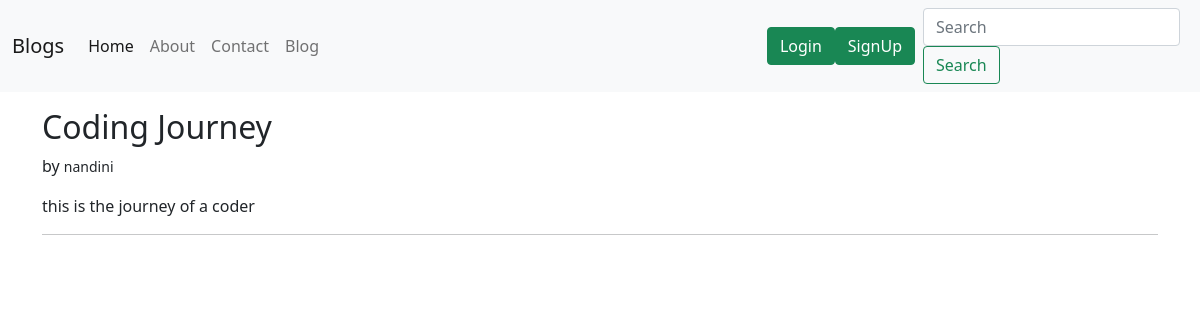
/blog/iamcoder, run on the app's committed database.
### blog/models.py (models this page shows, shortened)
class Post(models.Model):
    sno=models.AutoField(primary_key=True)
    title=models.CharField(max_length=255)
    author=models.CharField(max_length=14)
    slug=models.CharField(max_length=100)
    timeStamp:models.DateTimeField(blank=True)
    content=models.TextField()

### blog/views.py (the view)
# urls.py: path('<str:slug>',views.blogPost,name='blogPost')
def blogPost(request,slug):
    post=Post.objects.filter(slug=slug).first()
    context={'post':post}
    return render(request,'blog/blogPost.html',context)

### templates/blog/blogPost.html (shortened to what this page needs)
{% extends 'base.html' %}
{%block body%}
<div class="container my-3">
    <div class="blog-post">
        <h2 class="blog-post-title">{{post.title}}</h2>
          <p>by <small>{{post.author}}</small></p>
        <p>{{post.content}}</p>
        <hr>
    </div>
</div>
 {% endblock body%}

### data on the page
Post: title "Coding Journey", author "nandini", content "this is the journey of a coder"
